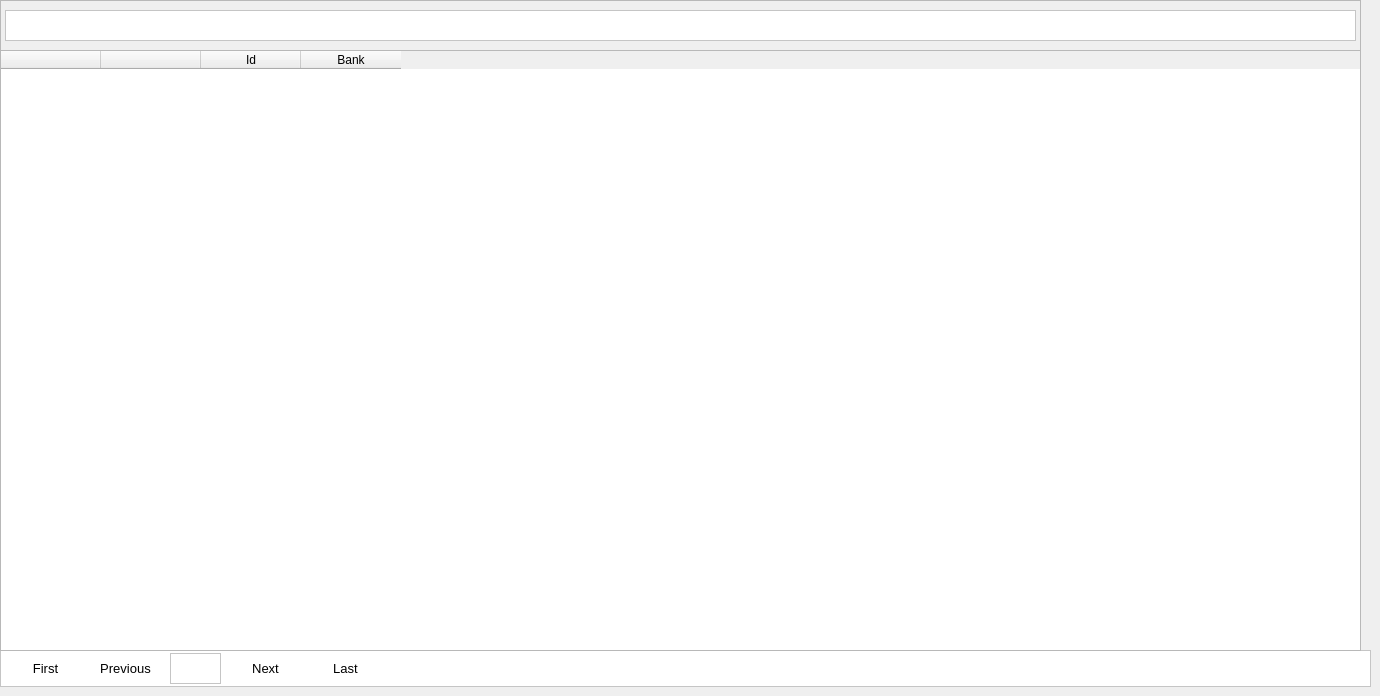
    <widget class="QWidget" name="tabBank">
     <attribute name="title">
      <string>Bank</string>
     </attribute>
     <widget class="QFrame" name="frame_28">
      <property name="geometry">
       <rect>
        <x>0</x>
        <y>650</y>
        <width>1371</width>
        <height>37</height>
       </rect>
      </property>
      <property name="styleSheet">
       <string notr="true">background-color: rgb(255, 255, 255);
color: rgb(255, 255, 255);</string>
      </property>
      <property name="frameShape">
       <enum>QFrame::StyledPanel</enum>
      </property>
      <property name="frameShadow">
       <enum>QFrame::Raised</enum>
      </property>
      <widget class="QPushButton" name="pushButtonBankFirst">
       <property name="geometry">
        <rect>
         <x>10</x>
         <y>0</y>
         <width>71</width>
         <height>37</height>
        </rect>
       </property>
       <property name="font">
        <font>
         <family>Segoe UI</family>
         <pointsize>10</pointsize>
        </font>
       </property>
       <property name="styleSheet">
        <string notr="true">color: rgb(0, 0, 0);</string>
       </property>
       <property name="text">
        <string>First</string>
       </property>
       <property name="flat">
        <bool>true</bool>
       </property>
      </widget>
      <widget class="QPushButton" name="pushButtonBankPrevious">
       <property name="geometry">
        <rect>
         <x>90</x>
         <y>0</y>
         <width>71</width>
         <height>37</height>
        </rect>
       </property>
       <property name="font">
        <font>
         <family>Segoe UI</family>
         <pointsize>10</pointsize>
        </font>
       </property>
       <property name="styleSheet">
        <string notr="true">color: rgb(0, 0, 0);</string>
       </property>
       <property name="text">
        <string>Previous</string>
       </property>
       <property name="flat">
        <bool>true</bool>
       </property>
      </widget>
      <widget class="QPushButton" name="pushButtonBankNext">
       <property name="geometry">
        <rect>
         <x>230</x>
         <y>0</y>
         <width>71</width>
         <height>37</height>
        </rect>
       </property>
       <property name="font">
        <font>
         <family>Segoe UI</family>
         <pointsize>10</pointsize>
        </font>
       </property>
       <property name="styleSheet">
        <string notr="true">color: rgb(0, 0, 0);</string>
       </property>
       <property name="text">
        <string>Next</string>
       </property>
       <property name="flat">
        <bool>true</bool>
       </property>
      </widget>
      <widget class="QPushButton" name="pushButtonBankLast">
       <property name="geometry">
        <rect>
         <x>310</x>
         <y>0</y>
         <width>71</width>
         <height>37</height>
        </rect>
       </property>
       <property name="font">
        <font>
         <family>Segoe UI</family>
         <pointsize>10</pointsize>
        </font>
       </property>
       <property name="styleSheet">
        <string notr="true">color: rgb(0, 0, 0);</string>
       </property>
       <property name="text">
        <string>Last</string>
       </property>
       <property name="flat">
        <bool>true</bool>
       </property>
      </widget>
      <widget class="QTextEdit" name="textEditPageBankNumber">
       <property name="geometry">
        <rect>
         <x>170</x>
         <y>3</y>
         <width>51</width>
         <height>31</height>
        </rect>
       </property>
       <property name="font">
        <font>
         <family>Segoe UI</family>
         <pointsize>10</pointsize>
        </font>
       </property>
       <property name="styleSheet">
        <string notr="true">color: rgb(0, 0, 0);</string>
       </property>
       <property name="readOnly">
        <bool>true</bool>
       </property>
      </widget>
     </widget>
     <widget class="QFrame" name="frame_27">
      <property name="geometry">
       <rect>
        <x>0</x>
        <y>0</y>
        <width>1361</width>
        <height>651</height>
       </rect>
      </property>
      <property name="frameShape">
       <enum>QFrame::StyledPanel</enum>
      </property>
      <property name="frameShadow">
       <enum>QFrame::Raised</enum>
      </property>
      <widget class="QTableWidget" name="tableWidgetBank">
       <property name="geometry">
        <rect>
         <x>0</x>
         <y>50</y>
         <width>1361</width>
         <height>601</height>
        </rect>
       </property>
       <property name="minimumSize">
        <size>
         <width>1361</width>
         <height>0</height>
        </size>
       </property>
       <column>
        <property name="text">
         <string/>
        </property>
       </column>
       <column>
        <property name="text">
         <string/>
        </property>
       </column>
       <column>
        <property name="text">
         <string>Id</string>
        </property>
       </column>
       <column>
        <property name="text">
         <string>Bank</string>
        </property>
       </column>
      </widget>
      <widget class="QTextEdit" name="textEditBankFilter">
       <property name="geometry">
        <rect>
         <x>5</x>
         <y>10</y>
         <width>1351</width>
         <height>31</height>
        </rect>
       </property>
       <property name="font">
        <font>
         <family>Segoe UI</family>
         <pointsize>10</pointsize>
        </font>
       </property>
       <property name="styleSheet">
        <string notr="true">background-color: rgb(255, 255, 255);
color: rgb(0, 0, 0);</string>
       </property>
      </widget>
     </widget>
    </widget>
